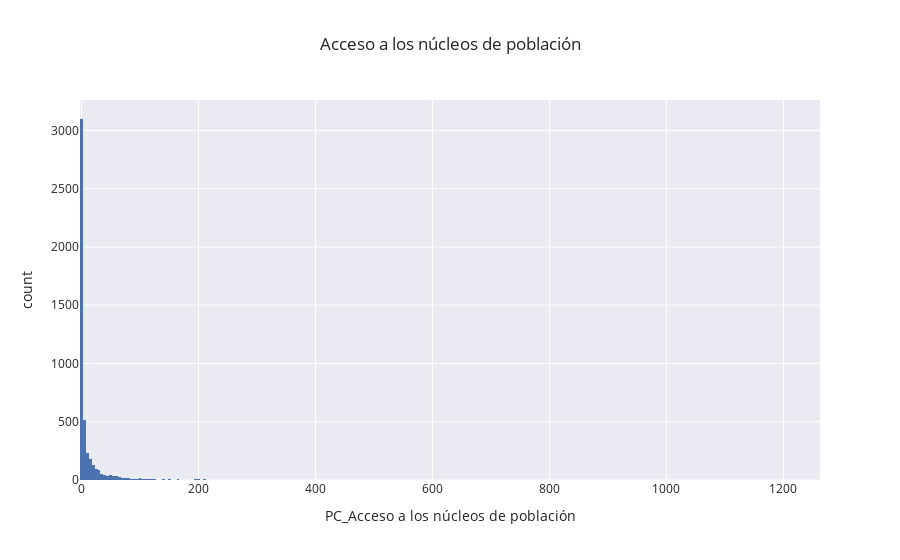

The cell this chart's notebook holds for it:
### Code cell
OB=df_final_pob.columns[7]

fig=px.histogram(df_final_pob, x=f'PC_{OB}',nbins=400,template='seaborn',title=f'{OB}',barmode='group')
fig.show()

### Figure 1 — Plotly figure (JSON) as saved in the notebook; plotly's stock layout.template omitted (floating-point values rounded to 4 significant figures; data arrays with more than 128 entries replaced by an {"elided": "..."} marker saying what was removed)
{"data": [{"alignmentgroup": "True", "bingroup": "x", "hovertemplate": "PC_Acceso a los núcleos de población=%{x}<br>count=%{y}<extra></extra>", "legendgroup": "", "marker": {"color": "rgb(76,114,176)"}, "name": "", "nbinsx": 400, "offsetgroup": "", "orientation": "v", "showlegend": false, "type": "histogram", "x": {"elided": "4869 float values"}, "xaxis": "x", "yaxis": "y"}], "layout": {"autosize": true, "barmode": "group", "legend": {"tracegroupgap": 0}, "title": {"text": "Acceso a los núcleos de población"}, "xaxis": {"anchor": "y", "autorange": true, "domain": [0, 1], "range": [-2.5, 1262.0], "title": {"text": "PC_Acceso a los núcleos de población"}, "type": "linear"}, "yaxis": {"anchor": "x", "autorange": true, "domain": [0, 1], "range": [0, 3261.0], "title": {"text": "count"}}}}
